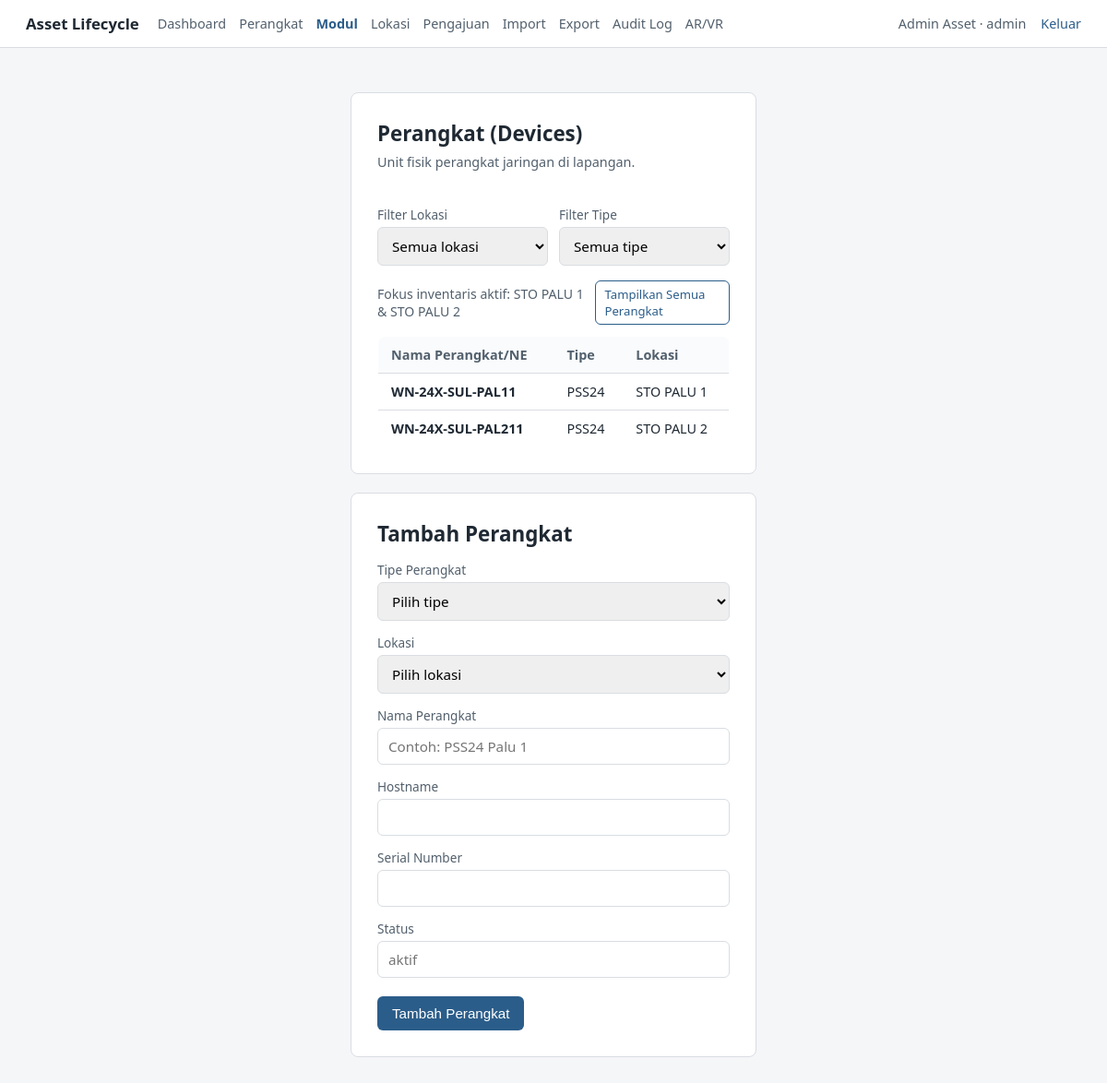
Page /device/devices (signed in) on the committed database.
### app/models/user.py (models this page shows, shortened)
class User(db.Model, UserMixin):
    __tablename__ = "user"
    user_id = db.Column(db.Integer, primary_key=True)
    name = db.Column(db.String(150), nullable=False)
    email = db.Column(db.String(150), unique=True)
    password = db.Column(db.String(255))
    role = db.Column(db.String(20), nullable=False)  # 'admin' / 'karyawan_tif' / 'teknisi'
    is_pj = db.Column(db.Boolean, default=False)
    district = db.Column(db.String(100))
    status = db.Column(db.String(20), default="aktif")  # 'aktif' / 'pending'
    avatar_path = db.Column(db.String(255), nullable=True)  # path relatif ke static/avatars/
    created_at = db.Column(db.DateTime, default=datetime.utcnow)
    updated_at = db.Column(db.DateTime, onupdate=datetime.utcnow)

### app/models/device.py (models this page shows)
class Device(db.Model):
    __tablename__ = "devices"
    device_id = db.Column(db.Integer, primary_key=True)
    device_type_id = db.Column(db.Integer, db.ForeignKey("device_types.device_type_id"))
    location_id = db.Column(db.Integer, db.ForeignKey("locations.location_id"))
    nama_perangkat = db.Column(db.String(150))
    serial_number = db.Column(db.String(100))
    hostname = db.Column(db.String(150))
    status = db.Column(db.String(50))
    keterangan = db.Column(db.Text)
    created_at = db.Column(db.DateTime, default=datetime.utcnow)
    updated_at = db.Column(db.DateTime, onupdate=datetime.utcnow)

### app/models/device_type.py (models this page shows)
class DeviceType(db.Model):
    __tablename__ = "device_types"
    device_type_id = db.Column(db.Integer, primary_key=True)
    nama_tipe = db.Column(db.String(100), nullable=False)  # 'OTN PSS24', 'Metro'
    vendor = db.Column(db.String(100))
    deskripsi = db.Column(db.Text)
    created_at = db.Column(db.DateTime, default=datetime.utcnow)
    updated_at = db.Column(db.DateTime, onupdate=datetime.utcnow)
    slot_definitions = db.relationship("SlotDefinition", backref="device_type")
    devices = db.relationship("Device", backref="device_type")

### app/models/location.py (models this page shows)
class Location(db.Model):
    __tablename__ = "locations"
    location_id = db.Column(db.Integer, primary_key=True)
    nama_lokasi = db.Column(db.String(150))  # 'Palu 1', 'Palu 2', 'Donggala'
    alamat = db.Column(db.Text)
    district = db.Column(db.String(100))
    area = db.Column(db.String(100))
    latitude = db.Column(db.Float)
    longitude = db.Column(db.Float)
    created_at = db.Column(db.DateTime, default=datetime.utcnow)
    updated_at = db.Column(db.DateTime, onupdate=datetime.utcnow)
    devices = db.relationship("Device", backref="location")

### app/modules/device/routes.py (the view, shortened to what this page needs)
@device_bp.route("/devices", methods=["GET", "POST"])
@login_required
@role_required("admin", "karyawan_tif")
def devices():
    location_filter = request.args.get("location_id", type=int)
    device_type_filter = request.args.get("device_type_id", type=int)
    show_all = request.args.get("all", "0") == "1"
    query = Device.query
    if location_filter:
        query = query.filter_by(location_id=location_filter)
    elif not show_all:
        query = query.filter(Device.hostname.in_(["WN-24X-SUL-PAL11", "WN-24X-SUL-PAL211"]))
    if device_type_filter:
        query = query.filter_by(device_type_id=device_type_filter)
    devices_list = query.order_by(Device.nama_perangkat).all()
    all_types = DeviceType.query.order_by(DeviceType.nama_tipe).all()
    all_locations = Location.query.order_by(Location.nama_lokasi).all()
    return render_template(
        "device/devices.html",
        devices=devices_list,
        all_types=all_types,
        all_locations=all_locations,
        selected_location=location_filter,
        selected_type=device_type_filter,
        show_all=show_all,
    )

### app/templates/device/devices.html (shortened to what this page needs)
{% extends "base.html" %}
{% block content %}
<div class="page page--wide" style="margin:0;padding:0;max-width:none;">
<div class="card" style="margin-bottom:20px;">
    <h1>Perangkat (Devices)</h1>
    <p class="subtitle">Unit fisik perangkat jaringan di lapangan.</p>
    <form method="GET" style="display:flex;gap:12px;align-items:flex-end;margin-bottom:16px;">
        <div style="flex:1;">
            <label for="filter_location">Filter Lokasi</label>
            <select id="filter_location" name="location_id" onchange="this.form.submit()">
                <option value="">Semua lokasi</option>
            </select>
        </div>
        <div style="flex:1;">
            <label for="filter_type">Filter Tipe</label>
            <select id="filter_type" name="device_type_id" onchange="this.form.submit()">
                <option value="">Semua tipe</option>
            </select>
        </div>
    </form>
    <div style="display:flex;justify-content:space-between;align-items:center;margin-bottom:12px;">
        <span style="font-size:0.88rem;color:var(--ink-soft);">
            {% if selected_location or selected_type or show_all %}
                Menampilkan hasil filter
            {% else %}
                Fokus inventaris aktif: STO PALU 1 &amp; STO PALU 2
            {% endif %}
        </span>
        <div>
            {% if show_all %}
                <a href="{{ url_for('device.devices') }}" class="btn btn--secondary btn--small">Fokus Inventaris Palu</a>
            {% else %}
                <a href="{{ url_for('device.devices', all=1) }}" class="btn btn--secondary btn--small">Tampilkan Semua Perangkat</a>
            {% endif %}
        </div>
    </div>
    <table>
        <thead>
            <tr>
                <th>Nama Perangkat/NE</th>
                <th>Tipe</th>
                <th>Lokasi</th>
            </tr>
        </thead>
        <tbody>
            {% for d in devices %}
            <tr>
                <td><strong>{{ d.nama_perangkat or d.hostname }}</strong></td>
                <td>{{ d.device_type.nama_tipe if d.device_type else "-" }}</td>
                <td>{{ d.location.nama_lokasi if d.location else "-" }}</td>
            </tr>
            {% else %}
            <tr><td colspan="3">Belum ada perangkat yang cocok dengan filter ini.</td></tr>
            {% endfor %}
        </tbody>
    </table>
</div>
<div class="card">
    <h1>Tambah Perangkat</h1>
    <form method="POST">
        <label for="device_type_id">Tipe Perangkat</label>
        <select id="device_type_id" name="device_type_id" required>
            <option value="" disabled selected>Pilih tipe</option>
        </select>
        <label for="location_id">Lokasi</label>
        <select id="location_id" name="location_id" required>
            <option value="" disabled selected>Pilih lokasi</option>
        </select>
        <label for="nama_perangkat">Nama Perangkat</label>
        <input type="text" id="nama_perangkat" name="nama_perangkat" placeholder="Contoh: PSS24 Palu 1" required>
        <label for="hostname">Hostname</label>
        <input type="text" id="hostname" name="hostname">
        <label for="serial_number">Serial Number</label>
        <input type="text" id="serial_number" name="serial_number">
        <label for="status">Status</label>
        <input type="text" id="status" name="status" placeholder="aktif">
        <button type="submit">Tambah Perangkat</button>
    </form>
</div>
</div>
{% endblock %}

### app/templates/base.html (shortened to what this page needs)
<!DOCTYPE html>
<html lang="id">
<head>
    <link rel="stylesheet" href="{{ url_for('static', filename='style.css') }}">
</head>
<body>
    <header class="topbar">
        <div style="display:flex;align-items:center;gap:20px;">
            <a href="{{ url_for('index') }}" class="topbar__brand">Asset Lifecycle</a>
            {% if current_user.is_authenticated %}
            <nav class="topbar__menu" style="display:flex;gap:14px;font-size:0.9rem;">
                <a href="{{ url_for('index') }}" style="color:var(--ink-soft);text-decoration:none;">Dashboard</a>
                <a href="{{ url_for('device.devices') }}" style="color:var(--ink-soft);text-decoration:none;">Perangkat</a>
                <a href="{{ url_for('module_request.inventory') }}" style="color:var(--accent);font-weight:600;text-decoration:none;">Modul</a>
                <a href="{{ url_for('device.locations') }}" style="color:var(--ink-soft);text-decoration:none;">Lokasi</a>
                <a href="{{ url_for('module_request.list_requests') }}" style="color:var(--ink-soft);text-decoration:none;">Pengajuan</a>
                {% if current_user.role in ['admin', 'karyawan_tif'] %}
                <a href="{{ url_for('data_import.index') }}" style="color:var(--ink-soft);text-decoration:none;">Import</a>
                <a href="{{ url_for('export.index') }}" style="color:var(--ink-soft);text-decoration:none;">Export</a>
                <a href="{{ url_for('audit.logs') }}" style="color:var(--ink-soft);text-decoration:none;">Audit Log</a>
                {% endif %}
                <a href="{{ url_for('ar.scan') }}" style="color:var(--ink-soft);text-decoration:none;">AR/VR</a>
            </nav>
            {% endif %}
        </div>
        <nav class="topbar__nav">
            {% if current_user.is_authenticated %}
                <span class="topbar__user">{{ current_user.name }} &middot; {{ current_user.role }}{% if current_user.is_pj %} &middot; PJ{% endif %}</span>
                <a href="{{ url_for('auth.logout') }}">Keluar</a>
            {% else %}
                <a href="{{ url_for('auth.login') }}">Masuk</a>
            {% endif %}
        </nav>
    </header>
    <main class="page">
        {% block content %}{% endblock %}
    </main>
</body>
</html>

### app/static/style.css (style rules this page uses)
:root { --ink: #1f2933; --ink-soft: #52606d; --line: #d9dde2; --surface: #ffffff; --bg: #f5f6f8; --accent: #2b5d8a; --accent-hover: #234a6f; --error-bg: #fbe9e7; --error-ink: #9c3b2e; --success-bg: #e6f3ea; --success-ink: #2c6e49; }
* { box-sizing: border-box; }
body { margin: 0; font-family: "Segoe UI", system-ui, -apple-system, sans-serif; color: var(--ink); background: var(--bg); }
.topbar { display: flex; justify-content: space-between; align-items: center; padding: 14px 28px; background: var(--surface); border-bottom: 1px solid var(--line); }
.topbar__brand { font-weight: 600; font-size: 1.05rem; color: var(--ink); text-decoration: none; }
.topbar__nav { display: flex; align-items: center; gap: 16px; font-size: 0.9rem; }
.topbar__nav a { color: var(--accent); text-decoration: none; }
.topbar__user { color: var(--ink-soft); }
.page { max-width: 480px; margin: 48px auto; padding: 0 20px; }
.page--wide { max-width: 900px; }
.card { background: var(--surface); border: 1px solid var(--line); border-radius: 8px; padding: 28px; }
h1 { font-size: 1.4rem; margin: 0 0 6px; }
.subtitle { color: var(--ink-soft); font-size: 0.9rem; margin: 0 0 24px; }
label { display: block; font-size: 0.85rem; color: var(--ink-soft); margin-bottom: 4px; margin-top: 14px; }
input, select { width: 100%; padding: 9px 11px; border: 1px solid var(--line); border-radius: 6px; font-size: 0.95rem; font-family: inherit; }
button, .btn { display: inline-block; margin-top: 20px; padding: 10px 16px; background: var(--accent); color: white; border: none; border-radius: 6px; font-size: 0.95rem; cursor: pointer; text-decoration: none; }
.btn--secondary { background: transparent; color: var(--accent); border: 1px solid var(--accent); }
table { width: 100%; border-collapse: collapse; background: var(--surface); border: 1px solid var(--line); border-radius: 8px; overflow: hidden; }
th, td { text-align: left; padding: 10px 14px; border-bottom: 1px solid var(--line); font-size: 0.9rem; }
th { background: #fafbfc; color: var(--ink-soft); font-weight: 600; }
tr:last-child td { border-bottom: none; }
.btn--small { margin-top: 0; padding: 5px 10px; font-size: 0.82rem; }

### rows in the picture
User: name "Admin Asset", role "admin"
Device: nama_perangkat "WN-24X-SUL-PAL11", device_type "PSS24", location "STO PALU 1"
Device: nama_perangkat "WN-24X-SUL-PAL211", device_type "PSS24", location "STO PALU 2"
